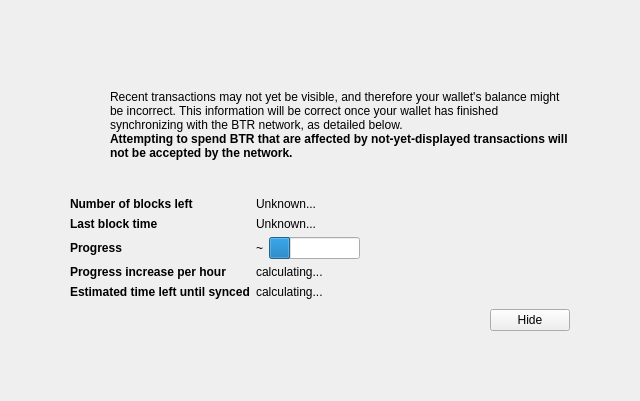
<?xml version="1.0" encoding="UTF-8"?>
<ui version="4.0">
 <class>ModalOverlay</class>
 <widget class="ModalOverlay" name="ModalOverlay">
  <property name="geometry">
   <rect>
    <x>0</x>
    <y>0</y>
    <width>640</width>
    <height>401</height>
   </rect>
  </property>
  <property name="windowTitle">
   <string>Form</string>
  </property>
  <layout class="QVBoxLayout" name="verticalLayout" stretch="0">
   <property name="sizeConstraint">
    <enum>QLayout::SetDefaultConstraint</enum>
   </property>
   <property name="margin">
    <number>0</number>
   </property>
   <item>
    <widget class="QWidget" name="bgWidget" native="true">
     <property name="styleSheet">
      <string notr="true"/>
     </property>
     <layout class="QVBoxLayout" name="verticalLayoutMain" stretch="0">
      <property name="margin">
       <number>60</number>
      </property>
      <item>
       <widget class="QWidget" name="contentWidget" native="true">
        <property name="styleSheet">
         <string notr="true"/>
        </property>
        <layout class="QVBoxLayout" name="verticalLayoutSub" stretch="1,0,0,0,0">
         <property name="spacing">
          <number>0</number>
         </property>
         <property name="margin">
          <number>10</number>
         </property>
         <item>
          <layout class="QHBoxLayout" name="horizontalLayoutIconText" stretch="0,1">
           <property name="topMargin">
            <number>20</number>
           </property>
           <item>
            <layout class="QVBoxLayout" name="verticalLayoutIcon">
             <property name="leftMargin">
              <number>0</number>
             </property>
             <item>
              <widget class="QPushButton" name="warningIcon">
               <property name="enabled">
                <bool>false</bool>
               </property>
               <property name="text">
                <string/>
               </property>
               <property name="icon">
                <iconset>
                 <normaloff>:/icons/warning</normaloff>
                 <disabledoff>:/icons/warning</disabledoff>:/icons/warning</iconset>
               </property>
               <property name="iconSize">
                <size>
                 <width>48</width>
                 <height>48</height>
                </size>
               </property>
               <property name="flat">
                <bool>true</bool>
               </property>
              </widget>
             </item>
             <item>
              <spacer name="verticalSpacerWarningIcon">
               <property name="orientation">
                <enum>Qt::Vertical</enum>
               </property>
               <property name="sizeHint" stdset="0">
                <size>
                 <width>20</width>
                 <height>40</height>
                </size>
               </property>
              </spacer>
             </item>
            </layout>
           </item>
           <item>
            <layout class="QVBoxLayout" name="verticalLayoutInfoText">
             <property name="leftMargin">
              <number>0</number>
             </property>
             <property name="topMargin">
              <number>0</number>
             </property>
             <item>
              <widget class="QLabel" name="infoText">
               <property name="text">
                <string>Recent transactions may not yet be visible, and therefore your wallet's balance might be incorrect. This information will be correct once your wallet has finished synchronizing with the BTR network, as detailed below.</string>
               </property>
               <property name="textFormat">
                <enum>Qt::RichText</enum>
               </property>
               <property name="wordWrap">
                <bool>true</bool>
               </property>
              </widget>
             </item>
             <item>
              <widget class="QLabel" name="infoTextStrong">
               <property name="font">
                <font>
                 <weight>75</weight>
                 <bold>true</bold>
                </font>
               </property>
               <property name="text">
                <string>Attempting to spend BTR that are affected by not-yet-displayed transactions will not be accepted by the network.</string>
               </property>
               <property name="textFormat">
                <enum>Qt::RichText</enum>
               </property>
               <property name="wordWrap">
                <bool>true</bool>
               </property>
              </widget>
             </item>
             <item>
              <spacer name="verticalSpacerInTextSpace">
               <property name="orientation">
                <enum>Qt::Vertical</enum>
               </property>
               <property name="sizeHint" stdset="0">
                <size>
                 <width>20</width>
                 <height>40</height>
                </size>
               </property>
              </spacer>
             </item>
            </layout>
           </item>
          </layout>
         </item>
         <item>
          <spacer name="verticalSpacerAfterText">
           <property name="orientation">
            <enum>Qt::Vertical</enum>
           </property>
           <property name="sizeHint" stdset="0">
            <size>
             <width>20</width>
             <height>40</height>
            </size>
           </property>
          </spacer>
         </item>
         <item>
          <layout class="QFormLayout" name="formLayout">
           <property name="fieldGrowthPolicy">
            <enum>QFormLayout::FieldsStayAtSizeHint</enum>
           </property>
           <property name="horizontalSpacing">
            <number>6</number>
           </property>
           <property name="verticalSpacing">
            <number>6</number>
           </property>
           <property name="topMargin">
            <number>10</number>
           </property>
           <item row="0" column="0">
            <widget class="QLabel" name="labelNumberOfBlocksLeft">
             <property name="font">
              <font>
               <weight>75</weight>
               <bold>true</bold>
              </font>
             </property>
             <property name="text">
              <string>Number of blocks left</string>
             </property>
            </widget>
           </item>
           <item row="0" column="1">
            <widget class="QLabel" name="numberOfBlocksLeft">
             <property name="text">
              <string>Unknown...</string>
             </property>
            </widget>
           </item>
           <item row="1" column="0">
            <widget class="QLabel" name="labelLastBlockTime">
             <property name="font">
              <font>
               <weight>75</weight>
               <bold>true</bold>
              </font>
             </property>
             <property name="text">
              <string>Last block time</string>
             </property>
            </widget>
           </item>
           <item row="1" column="1">
            <widget class="QLabel" name="newestBlockDate">
             <property name="sizePolicy">
              <sizepolicy hsizetype="Maximum" vsizetype="Preferred">
               <horstretch>0</horstretch>
               <verstretch>0</verstretch>
              </sizepolicy>
             </property>
             <property name="text">
              <string>Unknown...</string>
             </property>
            </widget>
           </item>
           <item row="2" column="0">
            <widget class="QLabel" name="labelSyncDone">
             <property name="font">
              <font>
               <weight>75</weight>
               <bold>true</bold>
              </font>
             </property>
             <property name="text">
              <string>Progress</string>
             </property>
            </widget>
           </item>
           <item row="2" column="1">
            <layout class="QHBoxLayout" name="horizontalLayoutSync" stretch="0,1">
             <item>
              <widget class="QLabel" name="percentageProgress">
               <property name="text">
                <string>~</string>
               </property>
              </widget>
             </item>
             <item>
              <widget class="QProgressBar" name="progressBar">
               <property name="value">
                <number>24</number>
               </property>
               <property name="format">
                <string/>
               </property>
              </widget>
             </item>
            </layout>
           </item>
           <item row="4" column="0">
            <widget class="QLabel" name="labelProgressIncrease">
             <property name="font">
              <font>
               <weight>75</weight>
               <bold>true</bold>
              </font>
             </property>
             <property name="text">
              <string>Progress increase per hour</string>
             </property>
            </widget>
           </item>
           <item row="4" column="1">
            <widget class="QLabel" name="progressIncreasePerH">
             <property name="text">
              <string>calculating...</string>
             </property>
            </widget>
           </item>
           <item row="5" column="0">
            <widget class="QLabel" name="labelEstimatedTimeLeft">
             <property name="font">
              <font>
               <weight>75</weight>
               <bold>true</bold>
              </font>
             </property>
             <property name="text">
              <string>Estimated time left until synced</string>
             </property>
            </widget>
           </item>
           <item row="5" column="1">
            <widget class="QLabel" name="expectedTimeLeft">
             <property name="text">
              <string>calculating...</string>
             </property>
            </widget>
           </item>
          </layout>
         </item>
         <item>
          <layout class="QHBoxLayout" name="horizontalLayoutButtons">
           <property name="leftMargin">
            <number>10</number>
           </property>
           <property name="topMargin">
            <number>10</number>
           </property>
           <item>
            <spacer name="horizontalSpacer">
             <property name="orientation">
              <enum>Qt::Horizontal</enum>
             </property>
             <property name="sizeHint" stdset="0">
              <size>
               <width>40</width>
               <height>20</height>
              </size>
             </property>
            </spacer>
           </item>
           <item>
            <widget class="QPushButton" name="closeButton">
             <property name="text">
              <string>Hide</string>
             </property>
            </widget>
           </item>
          </layout>
         </item>
         <item>
          <layout class="QVBoxLayout" name="verticalLayout_2">
           <item>
            <spacer name="verticalSpacer">
             <property name="orientation">
              <enum>Qt::Vertical</enum>
             </property>
             <property name="sizeHint" stdset="0">
              <size>
               <width>20</width>
               <height>40</height>
              </size>
             </property>
            </spacer>
           </item>
          </layout>
         </item>
        </layout>
       </widget>
      </item>
     </layout>
    </widget>
   </item>
  </layout>
 </widget>
 <customwidgets>
  <customwidget>
   <class>ModalOverlay</class>
   <extends>QWidget</extends>
   <header>modaloverlay.h</header>
   <container>1</container>
  </customwidget>
 </customwidgets>
 <resources/>
 <connections/>
</ui>
